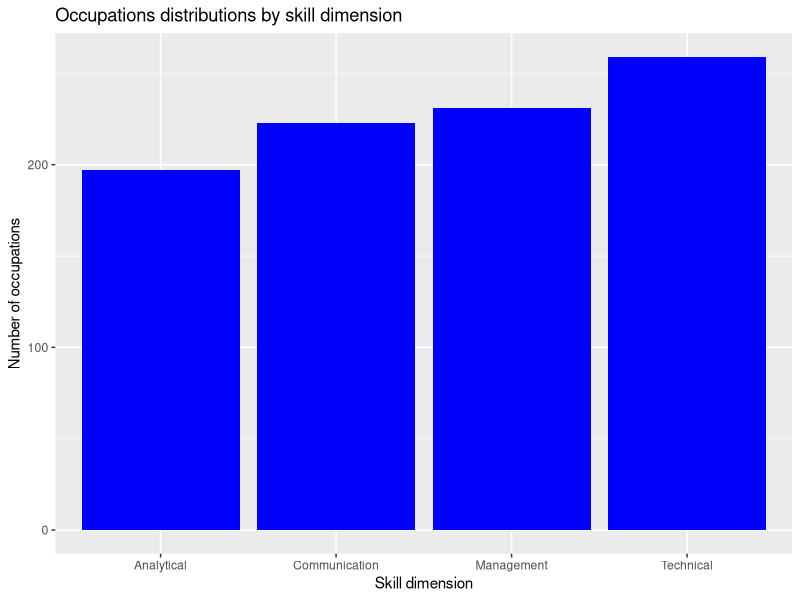
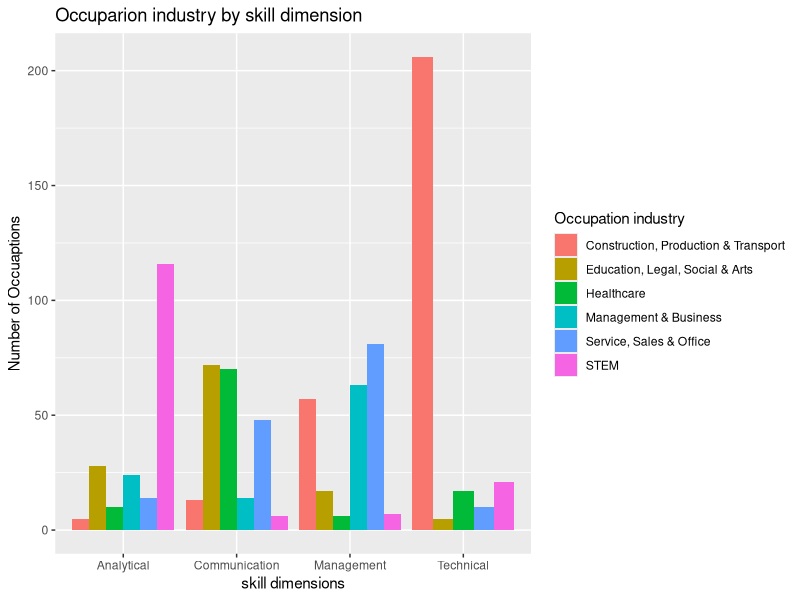
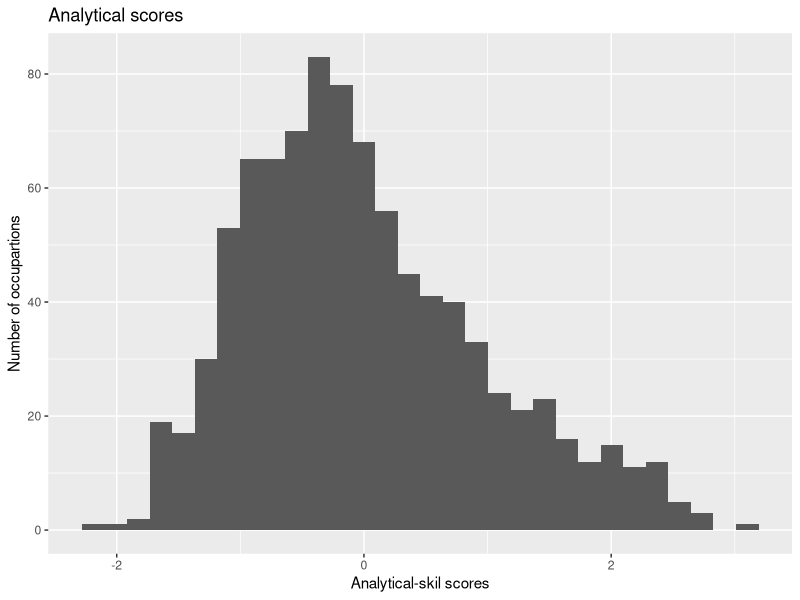
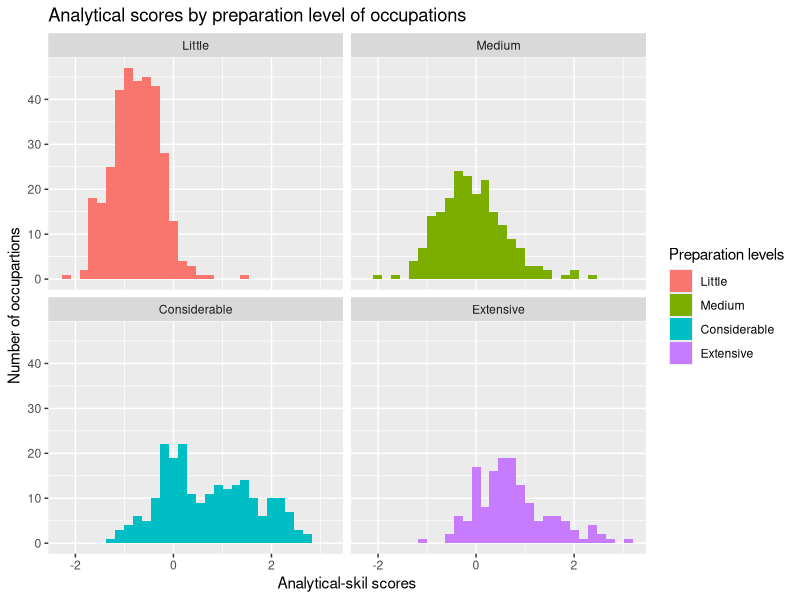
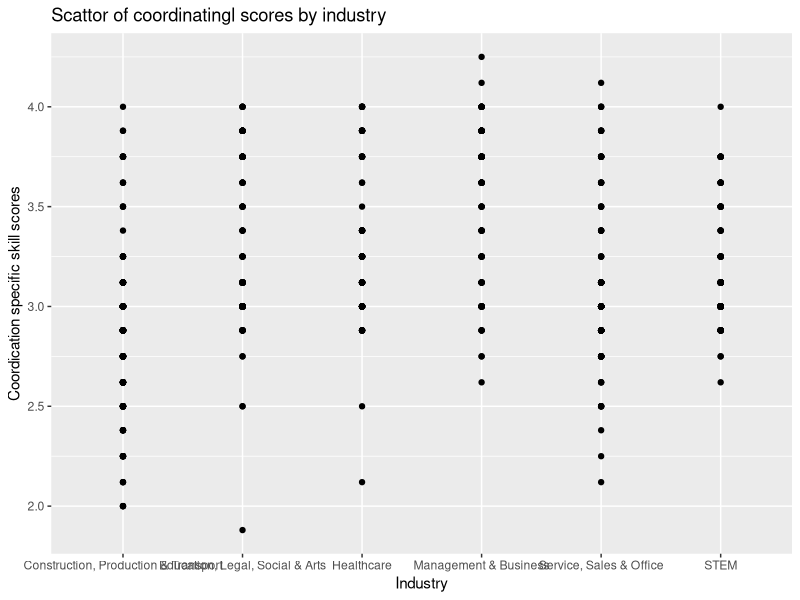
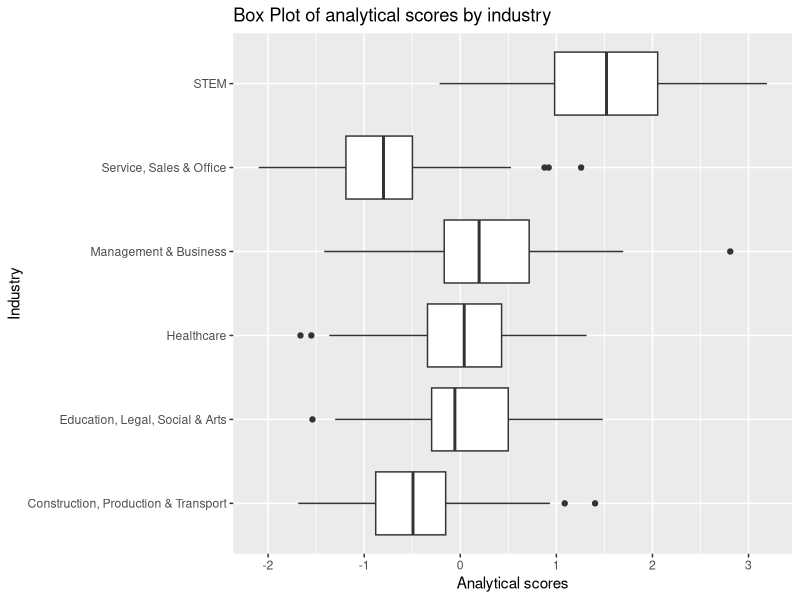
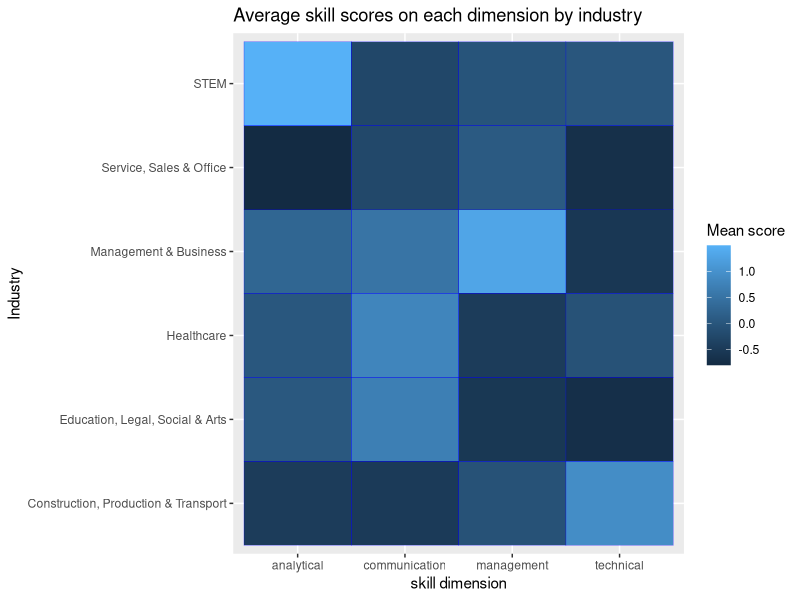

The R script that drew these images, in order:
## ---- chunk 1
#read data
library(tidyverse)
data <- read.csv("onet_2026_clean.csv") |>
  mutate (preparation = factor(job_zone, levels = c("Little","Medium","Considerable","Extensive" )))

## ---- chunk 2
# investigate data
table(data$job_zone)
table(data$major_group)
table(data$skill_type)

table(data$preparation, data$major_group)
table(data$major_group, data$skill_type)
table(data$preparation, data$skill_type)

## ---- chunk 3
# investigate data - summarize the continous variables
# write a function to make good programming 
summarise_onet <- function(x){
  data |> 
    group_by(.data[[x]]) |>
    summarise(across(where(is.numeric), list(mean = mean, median = median, sd = sd)))
}
summarise_onet("preparation")
summarise_onet("skill_type")
summarise_onet("major_group")
## ---- chunk 4
# bar chart 
library(ggplot2)
ggplot(data, 
       aes(x = skill_type)) +
  geom_bar(fill = "blue") +
  labs(title = "Occupations distributions by skill dimension",
       x = "Skill dimension", y = "Number of occupations")

## ---- chunk 5

ggplot(data,
       aes(x = skill_type, fill = major_group)) + 
  geom_bar(position = "dodge") +
  labs(title = "Occuparion industry by skill dimension",
       x = "skill dimensions", y = "Number of Occuaptions",
       fill = "Occupation industry")

## ---- chunk 6

ggplot(data,
       aes(x = analytical)) +
  geom_histogram() +
  labs(title = "Analytical scores",
       x = "Analytical-skil scores",
       y = "Number of occupartions")

## ---- chunk 7



ggplot(data,
       aes(x = analytical, fill = preparation)) +
  geom_histogram() +
  facet_wrap(~preparation) +
  labs(title = "Analytical scores by preparation level of occupations",
       x = "Analytical-skil scores",
       y = "Number of occupartions",
       fill = "Preparation levels")

## ---- chunk 8

ggplot(data,
       aes(x = major_group, y = coordination)) +
  geom_point() +
  labs(title = "Scattor of coordinatingl scores by industry",
       y = "Coordication specific skill scores",
       x = "Industry")

## ---- chunk 9

ggplot(data,
       aes(x = analytical, y = major_group)) +
  geom_boxplot() +
  labs(title = "Box Plot of analytical scores by industry",
       y = "Industry",
       x = "Analytical scores")

## ---- chunk 10
data |>
  group_by(major_group) |>
 summarise(across(c(communication, technical, analytical, management), mean)) |>
  pivot_longer(-major_group, names_to = "skills", values_to = "mean") |>
  ggplot(aes(x = skills, y = major_group, fill = mean)) +
  geom_tile(color = "blue") +
  scale_fill_gradient() +
  labs(title = "Average skill scores on each dimension by industry",
       x = "skill dimension", y = "Industry", fill = "Mean score")
